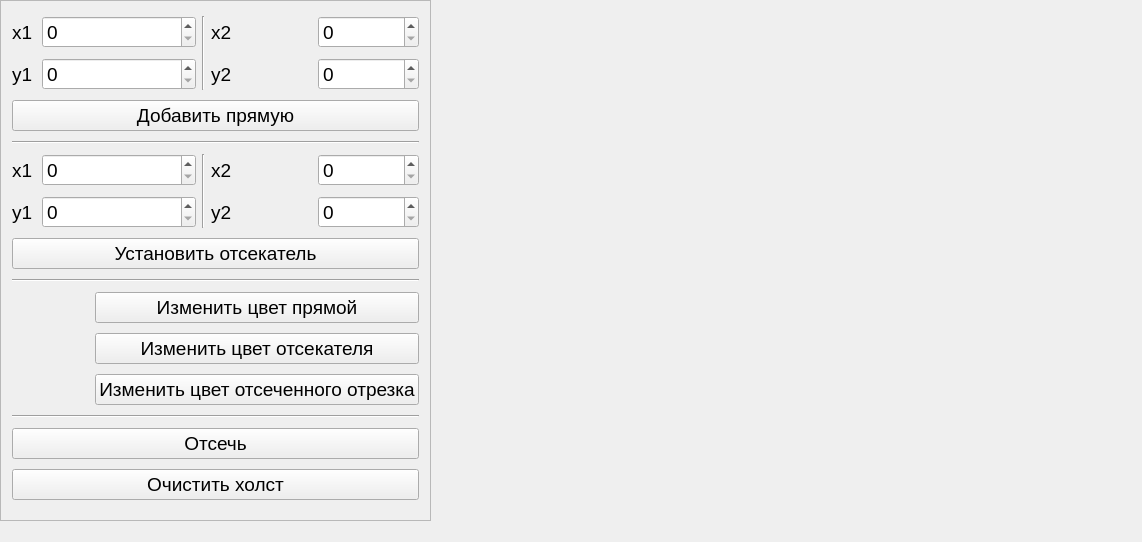
<?xml version="1.0" encoding="UTF-8"?>
<ui version="4.0">
 <class>MainWindow</class>
 <widget class="QMainWindow" name="MainWindow">
  <property name="geometry">
   <rect>
    <x>0</x>
    <y>0</y>
    <width>1142</width>
    <height>542</height>
   </rect>
  </property>
  <property name="font">
   <font>
    <pointsize>14</pointsize>
   </font>
  </property>
  <property name="windowTitle">
   <string>MainWindow</string>
  </property>
  <widget class="QWidget" name="centralWidget">
   <widget class="DrawLabel" name="drawLabel">
    <property name="geometry">
     <rect>
      <x>440</x>
      <y>0</y>
      <width>691</width>
      <height>521</height>
     </rect>
    </property>
    <property name="minimumSize">
     <size>
      <width>0</width>
      <height>0</height>
     </size>
    </property>
    <property name="text">
     <string/>
    </property>
   </widget>
   <widget class="QFrame" name="frame">
    <property name="geometry">
     <rect>
      <x>0</x>
      <y>0</y>
      <width>431</width>
      <height>521</height>
     </rect>
    </property>
    <property name="frameShape">
     <enum>QFrame::StyledPanel</enum>
    </property>
    <layout class="QGridLayout" name="gridLayout">
     <item row="1" column="1" colspan="3">
      <widget class="QSpinBox" name="y1addLineSpinBox">
       <property name="maximum">
        <number>720</number>
       </property>
      </widget>
     </item>
     <item row="7" column="0" colspan="7">
      <widget class="Line" name="line_4">
       <property name="orientation">
        <enum>Qt::Horizontal</enum>
       </property>
      </widget>
     </item>
     <item row="1" column="5">
      <widget class="QLabel" name="y2addLineTextLabel">
       <property name="text">
        <string>y2</string>
       </property>
      </widget>
     </item>
     <item row="1" column="6">
      <widget class="QSpinBox" name="y2addLineSpinBox">
       <property name="maximum">
        <number>720</number>
       </property>
      </widget>
     </item>
     <item row="5" column="0">
      <widget class="QLabel" name="y1setClipperTextLabel">
       <property name="text">
        <string>y1</string>
       </property>
      </widget>
     </item>
     <item row="5" column="1" colspan="3">
      <widget class="QSpinBox" name="y1setClipperSpinBox">
       <property name="maximum">
        <number>720</number>
       </property>
      </widget>
     </item>
     <item row="4" column="5">
      <widget class="QLabel" name="x2setClipperTextLabel">
       <property name="text">
        <string>x2</string>
       </property>
      </widget>
     </item>
     <item row="4" column="6">
      <widget class="QSpinBox" name="x2setClipperSpinBox">
       <property name="maximum">
        <number>1200</number>
       </property>
      </widget>
     </item>
     <item row="5" column="5">
      <widget class="QLabel" name="y2setClipperTextLabel">
       <property name="text">
        <string>y2</string>
       </property>
      </widget>
     </item>
     <item row="5" column="6">
      <widget class="QSpinBox" name="y2setClipperSpinBox">
       <property name="maximum">
        <number>720</number>
       </property>
      </widget>
     </item>
     <item row="8" column="0" colspan="3">
      <widget class="QLabel" name="lineBaseColorLabel">
       <property name="minimumSize">
        <size>
         <width>64</width>
         <height>0</height>
        </size>
       </property>
       <property name="text">
        <string/>
       </property>
      </widget>
     </item>
     <item row="8" column="3" colspan="4">
      <widget class="QPushButton" name="setLineBaseColorPushButton">
       <property name="text">
        <string>Изменить цвет прямой</string>
       </property>
      </widget>
     </item>
     <item row="9" column="0" colspan="3">
      <widget class="QLabel" name="clipperColorLabel">
       <property name="minimumSize">
        <size>
         <width>64</width>
         <height>0</height>
        </size>
       </property>
       <property name="frameShape">
        <enum>QFrame::NoFrame</enum>
       </property>
       <property name="text">
        <string/>
       </property>
      </widget>
     </item>
     <item row="9" column="3" colspan="4">
      <widget class="QPushButton" name="setClipperColorPushButton">
       <property name="text">
        <string>Изменить цвет отсекателя</string>
       </property>
      </widget>
     </item>
     <item row="10" column="0" colspan="3">
      <widget class="QLabel" name="clippedLineColorLabel">
       <property name="minimumSize">
        <size>
         <width>64</width>
         <height>0</height>
        </size>
       </property>
       <property name="text">
        <string/>
       </property>
      </widget>
     </item>
     <item row="10" column="3" colspan="4">
      <widget class="QPushButton" name="setClippedLineColorPushButton">
       <property name="minimumSize">
        <size>
         <width>190</width>
         <height>0</height>
        </size>
       </property>
       <property name="text">
        <string>Изменить цвет отсеченного отрезка</string>
       </property>
      </widget>
     </item>
     <item row="4" column="1" colspan="3">
      <widget class="QSpinBox" name="x1setClipperSpinBox">
       <property name="maximum">
        <number>1200</number>
       </property>
      </widget>
     </item>
     <item row="0" column="4" rowspan="2">
      <widget class="Line" name="line">
       <property name="orientation">
        <enum>Qt::Vertical</enum>
       </property>
      </widget>
     </item>
     <item row="6" column="0" colspan="7">
      <widget class="QPushButton" name="setClipperPushButton">
       <property name="text">
        <string>Установить отсекатель</string>
       </property>
      </widget>
     </item>
     <item row="12" column="0" colspan="7">
      <widget class="QPushButton" name="clipPushButton">
       <property name="text">
        <string>Отсечь</string>
       </property>
      </widget>
     </item>
     <item row="2" column="0" colspan="7">
      <widget class="QPushButton" name="addLinePushButton">
       <property name="text">
        <string>Добавить прямую</string>
       </property>
      </widget>
     </item>
     <item row="1" column="0">
      <widget class="QLabel" name="y1addLineTextLabel">
       <property name="text">
        <string>y1</string>
       </property>
      </widget>
     </item>
     <item row="0" column="1" colspan="3">
      <widget class="QSpinBox" name="x1addLineSpinBox">
       <property name="maximum">
        <number>1200</number>
       </property>
      </widget>
     </item>
     <item row="13" column="0" colspan="7">
      <widget class="QPushButton" name="clearPushButton">
       <property name="text">
        <string>Очистить холст</string>
       </property>
      </widget>
     </item>
     <item row="0" column="5">
      <widget class="QLabel" name="x2addLineTextLabel">
       <property name="text">
        <string>x2</string>
       </property>
      </widget>
     </item>
     <item row="0" column="6">
      <widget class="QSpinBox" name="x2addLineSpinBox">
       <property name="maximum">
        <number>1200</number>
       </property>
      </widget>
     </item>
     <item row="4" column="0">
      <widget class="QLabel" name="x1setClipperTextLabel">
       <property name="text">
        <string>x1</string>
       </property>
      </widget>
     </item>
     <item row="0" column="0">
      <widget class="QLabel" name="x1addLineTextLabel">
       <property name="text">
        <string>x1</string>
       </property>
      </widget>
     </item>
     <item row="4" column="4" rowspan="2">
      <widget class="Line" name="line_2">
       <property name="orientation">
        <enum>Qt::Vertical</enum>
       </property>
      </widget>
     </item>
     <item row="3" column="0" colspan="7">
      <widget class="Line" name="line_3">
       <property name="orientation">
        <enum>Qt::Horizontal</enum>
       </property>
      </widget>
     </item>
     <item row="11" column="0" colspan="7">
      <widget class="Line" name="line_5">
       <property name="orientation">
        <enum>Qt::Horizontal</enum>
       </property>
      </widget>
     </item>
    </layout>
   </widget>
  </widget>
 </widget>
 <layoutdefault spacing="6" margin="11"/>
 <customwidgets>
  <customwidget>
   <class>DrawLabel</class>
   <extends>QLabel</extends>
   <header>drawlabel.h</header>
  </customwidget>
 </customwidgets>
 <resources/>
 <connections/>
</ui>
